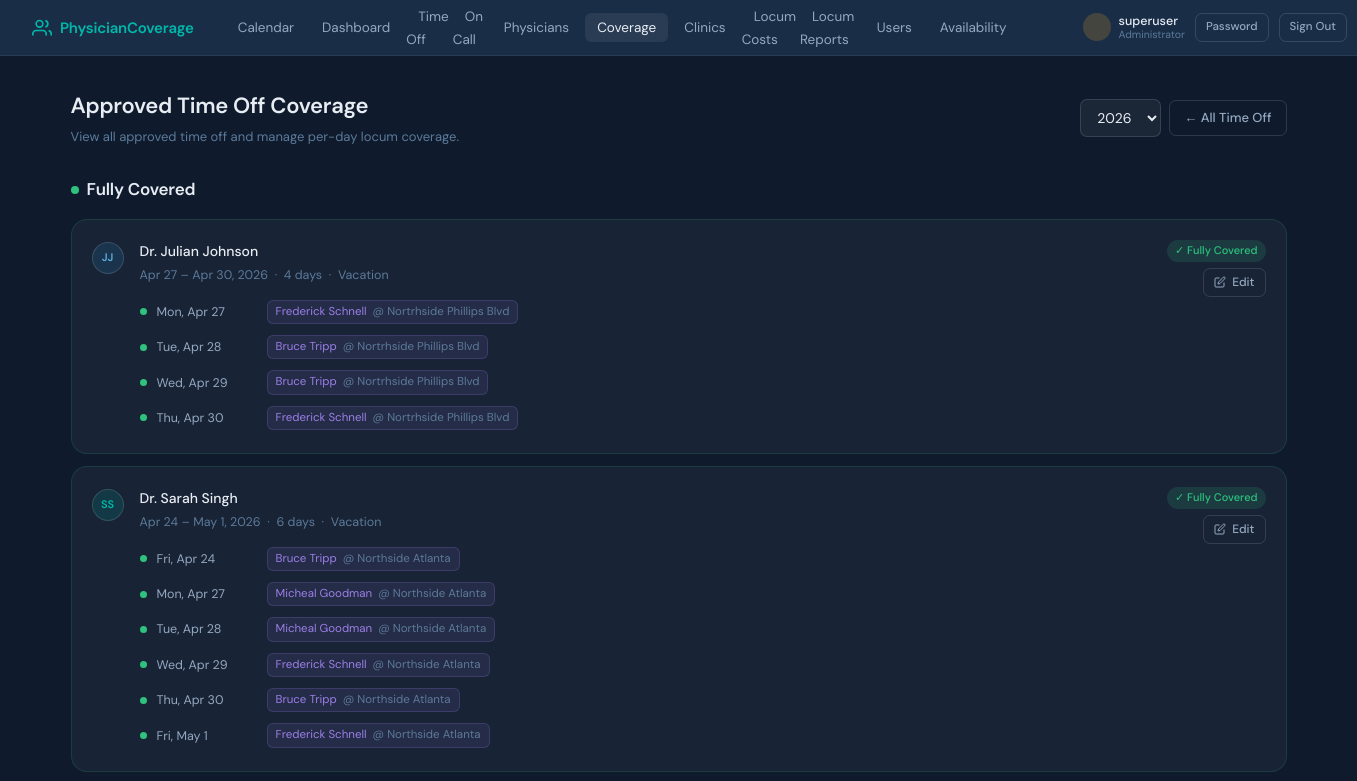
Page /time-off/approved-coverage/ (signed in, upper part) on the earlier database version.
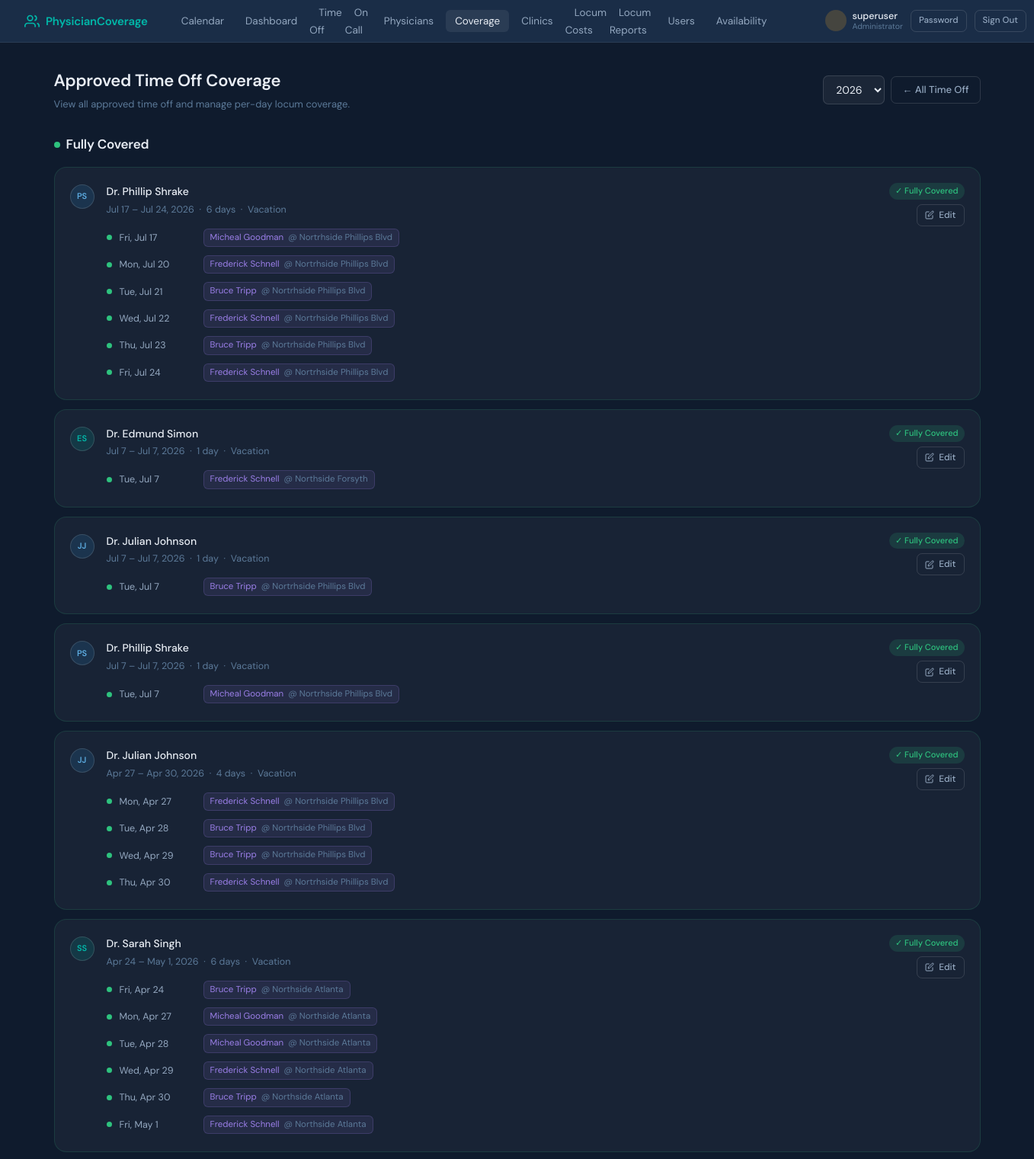
Same page on the later database version.
### coverage_tracker/models.py (models this page shows, shortened)
class TimeOffRequest(models.Model):
    STATUS_CHOICES = [
        ('pending', 'Pending'),
        ('approved', 'Approved'),
        ('denied', 'Denied'),
        ('cancelled', 'Cancelled'),
    ]
    TYPE_CHOICES = [
        ('vacation', 'Vacation'),
        ('sick', 'Sick Leave'),
        ('conference', 'Conference / CME'),
        ('personal', 'Personal'),
        ('other', 'Other'),
    ]
    physician = models.ForeignKey(Physician, on_delete=models.CASCADE, related_name='time_off_requests')
    start_date = models.DateField()
    end_date = models.DateField()
    request_type = models.CharField(max_length=20, choices=TYPE_CHOICES, default='vacation')
    status = models.CharField(max_length=20, choices=STATUS_CHOICES, default='pending')
    notes = models.TextField(blank=True)
    created_at = models.DateTimeField(auto_now_add=True)
    updated_at = models.DateTimeField(auto_now=True)
    class Meta:
        ordering = ['-start_date']
    def workdays(self):
        holidays = set()
        extra = set()
        for y in range(self.start_date.year, self.end_date.year + 1):
            holidays |= set(get_holidays(y))
            extra |= get_extra_workdays(y)
        days = []
        current = self.start_date
        while current <= self.end_date:
            if is_workday(current, holidays, extra):
                days.append(current)
            current += datetime.timedelta(days=1)
        return days
    @property
    def duration_days(self):
        return len(self.workdays())

class Physician(models.Model):
    PHYSICIAN_TYPE_CHOICES = [
        ('regular', 'NROC Physician'),
        ('locum', 'Locum / Covering Physician'),
        ('psa', 'PSA Physician'),
    ]
    user = models.OneToOneField(User, on_delete=models.CASCADE, null=True, blank=True)
    first_name = models.CharField(max_length=100)
    last_name = models.CharField(max_length=100)
    email = models.EmailField(unique=True)
    physician_type = models.CharField(max_length=10, choices=PHYSICIAN_TYPE_CHOICES, default='regular')
    total_vacation_days = models.PositiveIntegerField(
        default=20,
        help_text="Annual vacation day allocation (for NROC physicians)"
    )
    total_cme_days = models.PositiveIntegerField(
        default=5,
        help_text="Annual CME / education day allocation"
    )
    daily_rate = models.DecimalField(
        max_digits=10, decimal_places=2, null=True, blank=True,
        help_text="Legacy / standard daily rate (kept for reference — hourly rate is used for pay)"
    )
    hourly_rate = models.DecimalField(
        max_digits=10, decimal_places=2, null=True, blank=True,
        help_text="Hourly rate for locum physicians. Daily pay = hourly rate × hours worked."
    )
    agency = models.CharField(
        max_length=200, blank=True,
        help_text="Staffing agency name (for locum physicians)"
    )
    availability_notes = models.TextField(
        blank=True,
        help_text="Free-text availability note shown on the availability page (e.g. 'Out until October — maternity leave')."
    )
    is_active = models.BooleanField(default=True)
    class Meta:
        ordering = ['physician_type', 'last_name', 'first_name']
    def __str__(self):
        return f"Dr. {self.first_name} {self.last_name}"

class CoverageAssignment(models.Model):
    clinic = models.ForeignKey(Clinic, on_delete=models.CASCADE, related_name='coverage_assignments')
    hours = models.DecimalField(max_digits=5, decimal_places=2, null=True, blank=True)
    covering_physician = models.ForeignKey(
        Physician, on_delete=models.CASCADE, related_name='coverage_assignments',
        null=True, blank=True,
        limit_choices_to={'physician_type': 'locum'},
        help_text="Locum physician providing coverage"
    )
    covered_physician = models.ForeignKey(
        Physician, on_delete=models.CASCADE, related_name='covered_assignments',
        null=True, blank=True,
        limit_choices_to={'physician_type': 'regular'},
        help_text="NROC physician being covered (optional)"
    )
    date = models.DateField()
    no_coverage_needed = models.BooleanField(
        default=False,
        help_text="Mark this day as resolved without assigning a locum (e.g., half day, shift swapped)."
    )
    no_coverage_reason = models.CharField(
        max_length=255, blank=True,
        help_text="Required reason when 'no coverage needed' is set (e.g., 'half day', 'physician swapped shift')."
    )
    hourly_rate_override = models.DecimalField(
        max_digits=10, decimal_places=2, null=True, blank=True,
        help_text="Override the locum's standard hourly rate for this specific assignment"
    )
    daily_rate_override = models.DecimalField(
        max_digits=10, decimal_places=2, null=True, blank=True,
        help_text="Override the locum's standard daily rate for this specific assignment"
    )
    notes = models.TextField(blank=True)
    created_at = models.DateTimeField(auto_now_add=True)
    class Meta:
        ordering = ['date', 'clinic']
        constraints = [
            models.UniqueConstraint(
                fields=['clinic', 'covering_physician', 'date'],
                condition=models.Q(covering_physician__isnull=False),
                name='unique_clinic_locum_date_when_assigned',
            ),
            models.UniqueConstraint(
                fields=['covered_physician', 'date'],
                condition=models.Q(no_coverage_needed=True),
                name='unique_no_coverage_per_covered_physician_per_day',
            ),
        ]

class Clinic(models.Model):
    name = models.CharField(max_length=200)
    location = models.CharField(max_length=200, blank=True)
    regular_physicians = models.ManyToManyField(
        'Physician',
        blank=True,
        related_name='assigned_clinics',
        limit_choices_to={'physician_type__in': ['regular', 'psa']},
        help_text= "NROC and PSA physicians permanently assigned to this clinic"
    )
    is_active = models.BooleanField(default=True)
    class Meta:
        ordering = ['name']
    def __str__(self):
        return self.name

### coverage_tracker/views.py (the view)
# urls.py: path('time-off/approved-coverage/', views.approved_time_off_coverage, name='approved_time_off_coverage'),
@admin_required
def approved_time_off_coverage(request):
    today = date.today()
    year = _int_param(request, 'year', today.year)
    approved_requests = TimeOffRequest.objects.filter(
        status='approved',
        start_date__year=year,
    ).select_related('physician').order_by('-start_date')
    enriched = []
    for req in approved_requests:
        existing_coverage = {
            a.date: a
            for a in CoverageAssignment.objects.filter(
                covered_physician=req.physician,
                date__gte=req.start_date,
                date__lte=req.end_date,
            ).select_related('covering_physician', 'clinic')
        }
        all_dates = req.workdays()
        day_coverage = []
        uncovered_dates = []
        for day in all_dates:
            assignment = existing_coverage.get(day)
            day_coverage.append({'date': day, 'assignment': assignment})
            if not assignment:
                uncovered_dates.append(day)
        has_full_coverage = len(uncovered_dates) == 0
        has_partial_coverage = bool(existing_coverage) and not has_full_coverage
        enriched.append({
            'request': req,
            'day_coverage': day_coverage,
            'coverage': list(existing_coverage.values()),
            'uncovered_dates': uncovered_dates,
            'has_full_coverage': has_full_coverage,
            'has_partial_coverage': has_partial_coverage,
            'duration': req.duration_days,
        })
    years = list(range(today.year - 1, today.year + 3))
    return render(request, 'coverage_tracker/approved_time_off_coverage.html', {
        'enriched': enriched,
        'year': year,
        'years': years,
        'today': today,
    })

### coverage_tracker/context_processors.py (called while the page is built)
def user_profile(request):
    if request.user.is_authenticated:
        try:
            _ = request.user.profile
        except Exception:
            UserProfile.objects.get_or_create(
                user=request.user,
                defaults={'role': 'admin' if request.user.is_superuser else 'physician'}
            )
    return {}

### coverage_tracker/models.py (called while the page is built)
def get_holidays(year):
    holidays = []
    holidays.append(date(year, 1, 1))   # New Year's Day
    holidays.append(date(year, 7, 4))   # Independence Day
    holidays.append(date(year, 12, 25)) # Christmas Day
    may_cal = calendar.monthcalendar(year, 5)
    last_monday_may = [week[0] for week in may_cal if week[0] != 0][-1]
    holidays.append(date(year, 5, last_monday_may))
    sep_cal = calendar.monthcalendar(year, 9)
    first_monday_sep = next(week[0] for week in sep_cal if week[0] != 0)
    holidays.append(date(year, 9, first_monday_sep))
    nov_cal = calendar.monthcalendar(year, 11)
    thursdays = [week[3] for week in nov_cal if week[3] != 0]  # Thursday index = 3
    fourth_thursday = thursdays[3]
    holidays.append(date(year, 11, fourth_thursday))
    return sorted(holidays)

### coverage_tracker/templates/coverage_tracker/approved_time_off_coverage.html (shortened to what the changed rows need)
{% extends "coverage_tracker/base.html" %}
{% block content %}
<div class="page-header">
  <div>
    <h1>Approved Time Off Coverage</h1>
  </div>
  <div style="display:flex; gap:8px; align-items:center;">
  </div>
</div>
{% if not enriched %}
  <div class="card" style="text-align:center; padding:3rem;">
    <p class="empty-state">No approved time off found for {{ year }}.</p>
  </div>
{% else %}
{% for item in enriched %}{% if item.has_full_coverage %}
{% if forloop.first %}
<h2 style="display:flex; align-items:center; gap:8px; margin-top:1.75rem; margin-bottom:1rem;">
  <span style="width:8px;height:8px;background:var(--green);border-radius:50%;display:inline-block;"></span>
  Fully Covered
</h2>
{% endif %}
<div class="card" style="margin-bottom:0.75rem; border-color:rgba(46,194,126,0.15);">
  <div style="display:flex; align-items:flex-start; justify-content:space-between; gap:1rem; flex-wrap:wrap;">
    <div style="display:flex; gap:1rem; align-items:flex-start; flex:1; min-width:0;">
      <div class="avatar avatar-{{ item.request.physician.physician_type }}" style="margin-top:2px; flex-shrink:0;">
        {{ item.request.physician.first_name.0 }}{{ item.request.physician.last_name.0 }}
      </div>
      <div style="flex:1; min-width:0;">
        <div style="font-weight:500; color:var(--text);">
          <a href="/physicians/{{ item.request.physician.pk }}/" style="color:var(--text); text-decoration:none;">{{ item.request.physician }}</a>
        </div>
        <div style="font-size:12.5px; color:var(--text-3); margin-top:2px;">
          {{ item.request.start_date|date:"M j" }} – {{ item.request.end_date|date:"M j, Y" }}
          &nbsp;·&nbsp; {{ item.duration }} day{{ item.duration|pluralize }}
          &nbsp;·&nbsp; {{ item.request.get_request_type_display }}
        </div>
        <div style="margin-top:12px; display:flex; flex-direction:column; gap:5px;">
          {% for day_info in item.day_coverage %}
          <div style="display:flex; align-items:center; gap:10px; font-size:12.5px;">
            {% if day_info.assignment.no_coverage_needed %}
              <span style="width:7px;height:7px;border-radius:50%;flex-shrink:0;background:#14b8a6;"></span>
              <span style="color:var(--text-2); min-width:100px;">{{ day_info.date|date:"D, M j" }}</span>
              <span class="locum-tag" style="font-size:11.5px; padding:2px 8px; background:rgba(20,184,166,0.12); color:#0f766e;">
                <strong>Coverage not needed</strong>
                <span style="color:var(--text-3); font-weight:normal;">— {{ day_info.assignment.clinic }}</span>
                {% if day_info.assignment.no_coverage_reason %}
                  <span style="color:var(--text-3); font-style:italic; font-weight:normal;">({{ day_info.assignment.no_coverage_reason }})</span>
                {% endif %}
              </span>
            {% elif day_info.assignment.covering_physician %}
              <span style="width:7px;height:7px;border-radius:50%;flex-shrink:0;background:var(--green);"></span>
              <span style="color:var(--text-2); min-width:100px;">{{ day_info.date|date:"D, M j" }}</span>
              <span class="locum-tag" style="font-size:11.5px; padding:2px 8px;">
                {{ day_info.assignment.covering_physician.first_name }} {{ day_info.assignment.covering_physician.last_name }}
                <span style="color:var(--text-3);">@ {{ day_info.assignment.clinic }}</span>
              </span>
            {% endif %}
          </div>
          {% endfor %}
        </div>
      </div>
    </div>
    <div style="display:flex; flex-direction:column; gap:6px; align-items:flex-end; flex-shrink:0;">
      <span class="badge badge-approved">✓ Fully Covered</span>
      <a href="/time-off/{{ item.request.pk }}/assign-locum/" class="btn btn-ghost btn-sm" style="white-space:nowrap;">
        <svg width="12" height="12" viewBox="0 0 24 24" fill="none" stroke="currentColor" stroke-width="2"><path d="M11 4H4a2 2 0 0 0-2 2v14a2 2 0 0 0 2 2h14a2 2 0 0 0 2-2v-7"/><path d="M18.5 2.5a2.121 2.121 0 0 1 3 3L12 15l-4 1 1-4 9.5-9.5z"/></svg>
        Edit
      </a>
    </div>
  </div>
</div>
{% endif %}{% endfor %}
{% endif %}
{% endblock %}

Differences in the rows shown:
added TimeOffRequest: shows "Fully Covered", request.physician.first_name.0 "P", request.physician.last_name.0 "S", request.physician "Dr. Phillip Shrake", request.start_date "Jul 17", request.end_date "Jul 24, 2026", duration "6", request.request_type "Vacation"
added CoverageAssignment: date "Fri, Jul 17", assignment.covering_physician.first_name "Micheal", assignment.covering_physician.last_name "Goodman", assignment.clinic "Nortrhside Phillips Blvd", shown under "P"
added CoverageAssignment: date "Mon, Jul 20", assignment.covering_physician.first_name "Frederick", assignment.covering_physician.last_name "Schnell", assignment.clinic "Nortrhside Phillips Blvd", shown under "P"
added CoverageAssignment: date "Tue, Jul 21", assignment.covering_physician.first_name "Bruce", assignment.covering_physician.last_name "Tripp", assignment.clinic "Nortrhside Phillips Blvd", shown under "P"
added CoverageAssignment: date "Wed, Jul 22", assignment.covering_physician.first_name "Frederick", assignment.covering_physician.last_name "Schnell", assignment.clinic "Nortrhside Phillips Blvd", shown under "P"
added CoverageAssignment: date "Thu, Jul 23", assignment.covering_physician.first_name "Bruce", assignment.covering_physician.last_name "Tripp", assignment.clinic "Nortrhside Phillips Blvd", shown under "P"
added CoverageAssignment: date "Fri, Jul 24", assignment.covering_physician.first_name "Frederick", assignment.covering_physician.last_name "Schnell", assignment.clinic "Nortrhside Phillips Blvd", shown under "P"
added TimeOffRequest: request.physician.first_name.0 "E", request.physician.last_name.0 "S", request.physician "Dr. Edmund Simon", request.start_date "Jul 7", request.end_date "Jul 7, 2026", duration "1", request.request_type "Vacation"
added CoverageAssignment: date "Tue, Jul 7", assignment.covering_physician.first_name "Frederick", assignment.covering_physician.last_name "Schnell", assignment.clinic "Northside Forsyth", shown under "E"
added TimeOffRequest: request.physician.first_name.0 "J", request.physician.last_name.0 "J", request.physician "Dr. Julian Johnson", request.start_date "Jul 7", request.end_date "Jul 7, 2026", duration "1", request.request_type "Vacation"
added CoverageAssignment: date "Tue, Jul 7", assignment.covering_physician.first_name "Bruce", assignment.covering_physician.last_name "Tripp", assignment.clinic "Nortrhside Phillips Blvd", shown under "J"
added TimeOffRequest: request.physician.first_name.0 "P", request.physician.last_name.0 "S", request.physician "Dr. Phillip Shrake", request.start_date "Jul 7", request.end_date "Jul 7, 2026", duration "1", request.request_type "Vacation"
added CoverageAssignment: date "Tue, Jul 7", assignment.covering_physician.first_name "Micheal", assignment.covering_physician.last_name "Goodman", assignment.clinic "Nortrhside Phillips Blvd", shown under "P"
shown differently, row unchanged: TimeOffRequest "Apr 27": no longer shows "Fully Covered"
